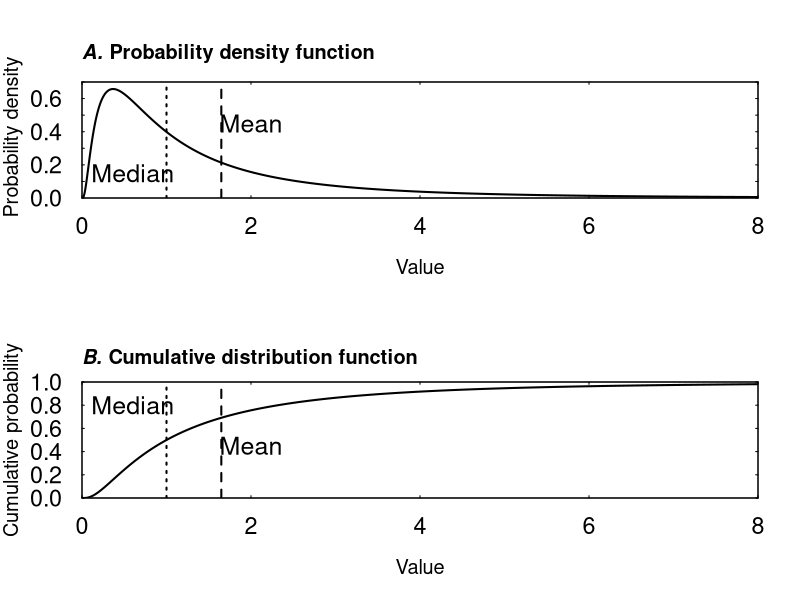
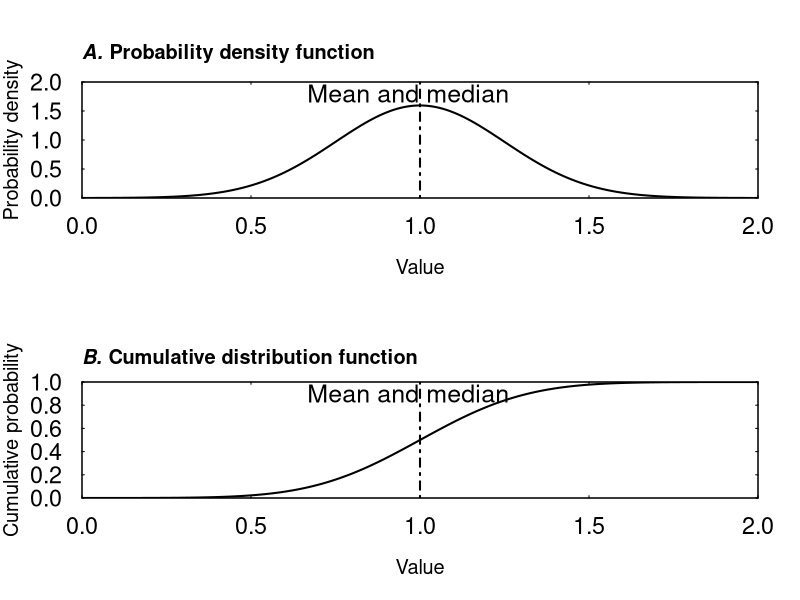
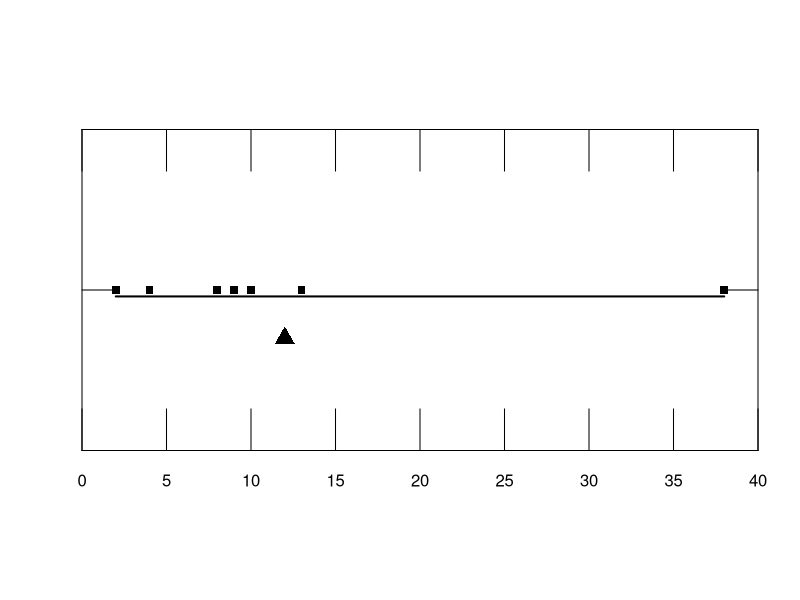
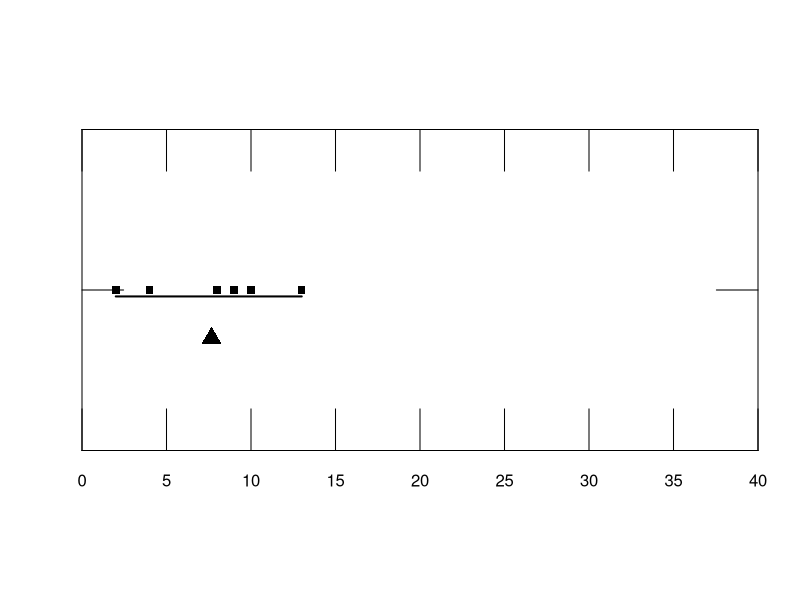

Write R code to recreate these figures, in order.
# R code for Chapter 1, Summarizing Data

##############################################################################
# Figure 1.1
##############################################################################

# this code produces a probability density function (in the upper panel) for a 
# lognormal distribution
# the lower panel is the cumulative distribution function
#
# the mean of the logs (natural logs) is 0
# and the standard deviation of the logs is 1
# it shows the mean of the distribution which is 1.648721
# (That is computed as exp(V/2) where V is the variance of the logs
# so we have mean = exp(0.5))
# it also shows the median of the distribution which is 1.0
# (That is computed as exp(m) where m is the mean of the logs
# so we have median = exp(0))

pdf("Figure 1.1.pdf", width = 8, height = 10, pointsize = 10)
par(mfrow = c(2, 1))
x <- seq(0.01, 8, 0.01)
y <- dlnorm(x) # dlnorm is the density function for a lognormal distribution
plot(x, y, type = "l", lwd = 2, xlim = c(0, 8),xaxs = "i",ylim = c(0, 0.7), 
     yaxs = "i", las = 1, xlab = "Value", ylab=" Probability density", 
     cex.axis = 1.4, cex.lab = 1.2, tck = 0.02)
abline(v = 1.648721, lty = "dashed", lwd = 2)
abline(v = 1.0, lty = "dotted", lwd = 2)
text(x = 2, y = 0.45,labels = "Mean",cex = 1.5)
text(x = 0.6, y = 0.15, labels = "Median", cex = 1.5)
axis(side = 3, at = seq(0, 8, 2), labels = FALSE, tck = 0.02)
axis(side = 4, at = seq(0.0, 0.7, 0.1), labels = FALSE, tck = 0.02)
myText <- expression(paste(bolditalic("A."), bold(" Probability density function")))
mtext(text = myText, line = 0.7, adj = 0, cex = 1.2, 
      font = 2)
y <- plnorm(x)
plot(x, y, type = "l", lwd = 2, xlim = c(0, 8),xaxs = "i",ylim = c(0, 1), 
     yaxs = "i", las = 1, xlab = "Value", ylab="Cumulative probability", 
     cex.axis = 1.4, cex.lab = 1.2, tck = 0.02)
abline(v = 1.648721, lty = "dashed", lwd = 2)
abline(v = 1.0, lty = "dotted", lwd = 2)
text(x = 2, y = 0.45,labels = "Mean",cex = 1.5)
text(x = 0.6, y = 0.8, labels = "Median", cex = 1.5)
axis(side = 3, at = seq(0, 8, 2), labels = FALSE, tck = 0.02)
axis(side = 4, at = seq(0.0, 1.0, 0.2), labels = FALSE, tck = 0.02)
myText <- expression(paste(bolditalic("B."), bold(" Cumulative distribution function")))
mtext(text = myText, line = 0.7, adj = 0, 
      cex = 1.2, font = 2)
dev.off()

#############################################################################
# Figure 1.2
#############################################################################

# this code produces a probability density function for a normal distribution
# the mean is 1 and the standard deviation is 0.25
# because it is symmetric the mean and median are identical

pdf("Figure 1.2.pdf", width = 8, height = 10, pointsize = 10)
par(mfrow = c(2, 1))
x <- seq(0, 2, 0.01)
y <- dnorm(x, mean = 1, sd = 0.25) # dnorm is the density function for a normal distribution
plot(x, y, type = "l", lwd = 2, xlim = c(0, 2), xaxs = "i", ylim = c(0, 2), 
     yaxs = "i", las = 1, xlab = "Value", ylab = "Probability density", 
     cex.axis = 1.4, cex.lab = 1.2, tck = 0.02)
abline(v = 1, lty = "dotdash", lwd = 2)
text(x = 0.965, y = 1.8, labels = "Mean and median", cex = 1.5)
axis(side = 3, at = seq(0, 2, 0.5), labels = c(rep(NA ,5)), tck = 0.02)
axis(side = 4, at = seq(0, 2, 0.5), labels = c(rep(NA, 5)), tck = 0.02)
myText <- expression(paste(bolditalic("A."), bold(" Probability density function")))
mtext(text = myText, line = 0.7, adj = 0, cex = 1.2, 
      font = 2)
y <- pnorm(x, mean = 1, sd = 0.25)
plot(x, y, type = "l", lwd = 2, xlim = c(0, 2), xaxs = "i", ylim = c(0, 1), 
     yaxs = "i", las = 1, xlab = "Value", ylab = "Cumulative probability", 
     cex.axis = 1.4, cex.lab = 1.2, tck = 0.02)
abline(v = 1, lty = "dotdash", lwd = 2)
text(x = 0.965, y = 0.9, labels = "Mean and median", cex = 1.5)
axis(side = 3, at = seq(0, 2, 0.5), labels = FALSE, tck = 0.02)
axis(side = 4, at = seq(0, 1, 0.2), labels = FALSE, tck = 0.02)
myText <- expression(paste(bolditalic("B."), bold(" Cumulative distribution function")))
mtext(text = myText, line = 0.7, adj = 0, 
      cex = 1.2, font = 2)
dev.off()

#############################################################################
# Figure 1.3
#############################################################################

# this code produces a set of points on a line
# balanced on a triangle at the mean value 

pdf("Figure 1.3.pdf", width = 8, height = 3, pointsize = 10)
x <- c(2, 4, 8, 9, 10, 13, 38)
y <- rep(0.1, 7)
yminus <- y - 0.0002
plot(x, y ,pch = 15, type = "p", axes = FALSE, bty = "o", xlab = "", ylab = "", 
     xlim = c(0, 40), xaxs = "i", ylim = c(0.094, 0.106), cex.axis = 1.6)
par(new = TRUE)
plot(x, yminus, type = "l", lwd = 2, axes = FALSE, xlab = "", ylab = "", 
     xlim = c(0, 40), xaxs = "i", ylim = c(0.094, 0.106))
par(new = TRUE)
plot(mean(x), 0.0985, type = "p", pch = 17 ,axes = FALSE, xlab = "", ylab = "", 
     xlim = c(0, 40), xaxs = "i", ylim = c(0.094, 0.106), cex = 2)
axis(side = 1, at = seq(0, 40, 5), pos = 0.095, tck = 0.1)
axis(side = 2, at = seq(0.095, 0.105, 0.005), labels = c(rep(NA, 3)), tck = 0.08)
axis(side = 3, at = seq(0, 40, 5), labels = c(rep(NA, 9)), pos = 0.105, tck = 0.1)
axis(side = 4, at = seq(0.095, 0.105, 0.005), labels = c(rep(NA, 3)), tck = 0.08)
dev.off()

#############################################################################
# Figure 1.4
#############################################################################

# this code produces a figure identical to Figure 1.3 except that 
# the high outlier value has been removed

pdf("Figure 1.4.pdf", width = 8, height = 3, pointsize = 10)
x <- c(2, 4, 8, 9, 10, 13)
y <- rep(0.1, 6)
yminus <- y - 0.0002
plot(x, y, pch = 15, type = "p", axes = FALSE, xlab = "", ylab = "", 
     xlim = c(0, 40), xaxs = "i", ylim = c(0.094, 0.106), cex.axis = 1.6)
par(new = TRUE)
plot(x, yminus, type = "l", lwd = 2, axes = FALSE, xlab = "", ylab = "", 
     xlim = c(0, 40), xaxs = "i", ylim = c(0.094, 0.106))
par(new = TRUE)
plot(mean(x), 0.0985, type = "p", pch = 17, axes = FALSE, xlab = "", ylab = "", 
     xlim = c(0, 40), xaxs = "i", ylim = c(0.094, 0.106), cex = 2)
axis(side = 1, at = seq(0, 40, 5), pos = 0.095, tck = 0.1)
axis(side = 2, at = seq(0.095, 0.105, 0.005), labels = c(rep(NA, 3)), tck = 0.1)
axis(side = 3, at = seq(0, 40, 5), labels = c(rep(NA, 9)), pos = 0.105, tck = 0.1)
axis(side = 4, at = seq(0.095, 0.105, 0.005), labels = c(rep(NA, 3)), tck = 0.1)
dev.off()
